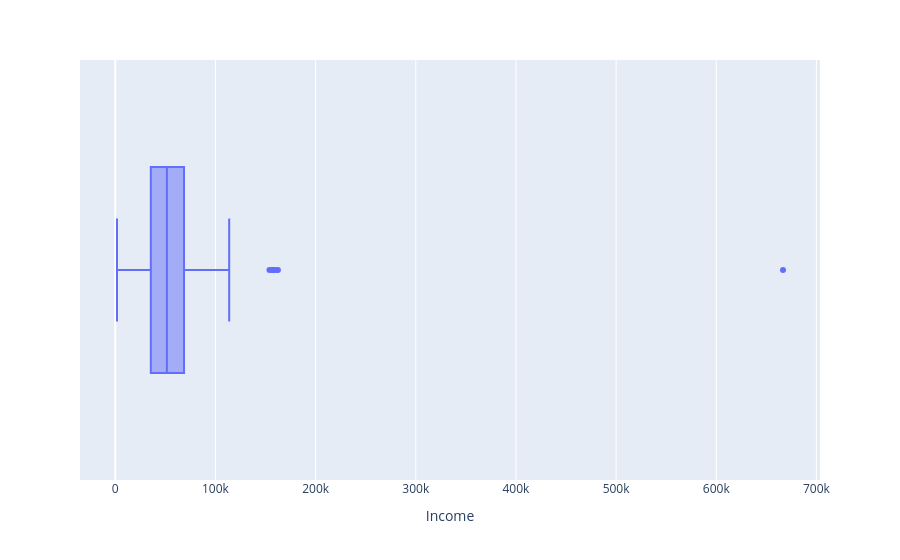

The cell this chart's notebook holds for it:
### Markdown cell above
#### Renda

### Code cell
fig = px.box(base, x="Income")
fig.show()

### Figure 1 — Plotly figure (JSON) as saved in the notebook; plotly's stock layout.template omitted (floating-point values rounded to 4 significant figures; data arrays with more than 128 entries replaced by an {"elided": "..."} marker saying what was removed)
{"data": [{"alignmentgroup": "True", "hovertemplate": "Income=%{x}<extra></extra>", "legendgroup": "", "marker": {"color": "#636efa"}, "name": "", "notched": false, "offsetgroup": "", "orientation": "h", "showlegend": false, "type": "box", "x": {"elided": "2012 float values"}, "x0": " ", "xaxis": "x", "y0": " ", "yaxis": "y"}], "layout": {"boxmode": "group", "legend": {"tracegroupgap": 0}, "margin": {"t": 60}, "xaxis": {"anchor": "y", "domain": [0, 1], "title": {"text": "Income"}}, "yaxis": {"anchor": "x", "domain": [0, 1]}}}
